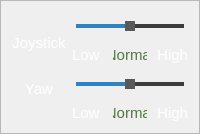
             <widget class="QFrame" name="cpanel_frame_control_sens">
              <property name="styleSheet">
               <string notr="true">QFrame#cpanel_frame_control_sens {
background-color: rgba(34,34,34,255);
border-radius: 20px;
}
QLabel{
color: White;
font-size: 15px;
}
QSlider {
margin: 4px;
}
QSlider::groove:horizontal {
border-radius: 2px;
height: 4px;
margin: 0px;
}
QSlider::handle:horizontal {
border: none;
height: 30px;
width:10px;
margin: -3px;
border-radius: 0px;
background-color: rgba(89,89,89,255);
}
QSlider::handle:horizontal:hover {
background-color: rgba(85,85,85,255);
}
QSlider::handle:horizontal:pressed {
background-color: rgba(80,80,80,255);
}
QSlider::add-page:horizontal {
background: rgba(60,60,60,255);
}
QSlider::sub-page:horizontal {
background: rgba(48,131,193,255);
}</string>
              </property>
              <property name="frameShape">
               <enum>QFrame::StyledPanel</enum>
              </property>
              <property name="frameShadow">
               <enum>QFrame::Raised</enum>
              </property>
              <layout class="QVBoxLayout" name="verticalLayout_12">
               <item>
                <layout class="QHBoxLayout" name="horizontalLayout_7">
                 <item>
                  <layout class="QVBoxLayout" name="verticalLayout_13">
                   <item>
                    <widget class="QLabel" name="cpanel_label_joystick">
                     <property name="sizePolicy">
                      <sizepolicy hsizetype="Fixed" vsizetype="Fixed">
                       <horstretch>0</horstretch>
                       <verstretch>0</verstretch>
                      </sizepolicy>
                     </property>
                     <property name="styleSheet">
                      <string notr="true"/>
                     </property>
                     <property name="text">
                      <string>Joystick</string>
                     </property>
                     <property name="alignment">
                      <set>Qt::AlignHCenter|Qt::AlignTop</set>
                     </property>
                    </widget>
                   </item>
                   <item>
                    <widget class="QLabel" name="cpanel_label_yaw">
                     <property name="sizePolicy">
                      <sizepolicy hsizetype="Ignored" vsizetype="Fixed">
                       <horstretch>0</horstretch>
                       <verstretch>0</verstretch>
                      </sizepolicy>
                     </property>
                     <property name="styleSheet">
                      <string notr="true"/>
                     </property>
                     <property name="text">
                      <string>Yaw</string>
                     </property>
                     <property name="alignment">
                      <set>Qt::AlignCenter</set>
                     </property>
                    </widget>
                   </item>
                  </layout>
                 </item>
                 <item>
                  <layout class="QGridLayout" name="gridLayout_3">
                   <property name="sizeConstraint">
                    <enum>QLayout::SetDefaultConstraint</enum>
                   </property>
                   <item row="0" column="0">
                    <layout class="QVBoxLayout" name="verticalLayout_14">
                     <item>
                      <widget class="QSlider" name="cpanel_slider_joystick">
                       <property name="styleSheet">
                        <string notr="true"/>
                       </property>
                       <property name="maximum">
                        <number>2</number>
                       </property>
                       <property name="value">
                        <number>1</number>
                       </property>
                       <property name="orientation">
                        <enum>Qt::Horizontal</enum>
                       </property>
                       <property name="tickPosition">
                        <enum>QSlider::TicksBelow</enum>
                       </property>
                       <property name="tickInterval">
                        <number>1</number>
                       </property>
                      </widget>
                     </item>
                     <item>
                      <layout class="QHBoxLayout" name="horizontalLayout_8">
                       <item>
                        <widget class="QLabel" name="cpanel_label_joystick_low">
                         <property name="sizePolicy">
                          <sizepolicy hsizetype="Ignored" vsizetype="Fixed">
                           <horstretch>0</horstretch>
                           <verstretch>0</verstretch>
                          </sizepolicy>
                         </property>
                         <property name="styleSheet">
                          <string notr="true"/>
                         </property>
                         <property name="text">
                          <string>Low</string>
                         </property>
                         <property name="alignment">
                          <set>Qt::AlignLeading|Qt::AlignLeft|Qt::AlignVCenter</set>
                         </property>
                        </widget>
                       </item>
                       <item>
                        <widget class="QLabel" name="cpanel_label_joystick_normal">
                         <property name="sizePolicy">
                          <sizepolicy hsizetype="Ignored" vsizetype="Fixed">
                           <horstretch>0</horstretch>
                           <verstretch>0</verstretch>
                          </sizepolicy>
                         </property>
                         <property name="styleSheet">
                          <string notr="true">color: rgba(80,120,65,255);</string>
                         </property>
                         <property name="text">
                          <string>Normal</string>
                         </property>
                         <property name="alignment">
                          <set>Qt::AlignCenter</set>
                         </property>
                        </widget>
                       </item>
                       <item>
                        <widget class="QLabel" name="cpanel_label_joystick_high">
                         <property name="sizePolicy">
                          <sizepolicy hsizetype="Ignored" vsizetype="Fixed">
                           <horstretch>0</horstretch>
                           <verstretch>0</verstretch>
                          </sizepolicy>
                         </property>
                         <property name="styleSheet">
                          <string notr="true"/>
                         </property>
                         <property name="text">
                          <string>High</string>
                         </property>
                         <property name="alignment">
                          <set>Qt::AlignRight|Qt::AlignTrailing|Qt::AlignVCenter</set>
                         </property>
                        </widget>
                       </item>
                      </layout>
                     </item>
                    </layout>
                   </item>
                   <item row="1" column="0">
                    <layout class="QVBoxLayout" name="verticalLayout_15">
                     <item>
                      <widget class="QSlider" name="cpanel_slider_yaw">
                       <property name="sizePolicy">
                        <sizepolicy hsizetype="Expanding" vsizetype="Fixed">
                         <horstretch>0</horstretch>
                         <verstretch>0</verstretch>
                        </sizepolicy>
                       </property>
                       <property name="styleSheet">
                        <string notr="true"/>
                       </property>
                       <property name="maximum">
                        <number>2</number>
                       </property>
                       <property name="value">
                        <number>1</number>
                       </property>
                       <property name="orientation">
                        <enum>Qt::Horizontal</enum>
                       </property>
                       <property name="tickPosition">
                        <enum>QSlider::TicksBelow</enum>
                       </property>
                       <property name="tickInterval">
                        <number>1</number>
                       </property>
                      </widget>
                     </item>
                     <item>
                      <layout class="QHBoxLayout" name="horizontalLayout">
                       <item>
                        <widget class="QLabel" name="cpanel_label_yaw_low">
                         <property name="sizePolicy">
                          <sizepolicy hsizetype="Ignored" vsizetype="Fixed">
                           <horstretch>0</horstretch>
                           <verstretch>0</verstretch>
                          </sizepolicy>
                         </property>
                         <property name="styleSheet">
                          <string notr="true"/>
                         </property>
                         <property name="text">
                          <string>Low</string>
                         </property>
                         <property name="alignment">
                          <set>Qt::AlignLeading|Qt::AlignLeft|Qt::AlignVCenter</set>
                         </property>
                        </widget>
                       </item>
                       <item>
                        <widget class="QLabel" name="cpanel_label_yaw_normal">
                         <property name="sizePolicy">
                          <sizepolicy hsizetype="Ignored" vsizetype="Fixed">
                           <horstretch>0</horstretch>
                           <verstretch>0</verstretch>
                          </sizepolicy>
                         </property>
                         <property name="styleSheet">
                          <string notr="true">color: rgba(80,120,65,255);</string>
                         </property>
                         <property name="text">
                          <string>Normal</string>
                         </property>
                         <property name="alignment">
                          <set>Qt::AlignCenter</set>
                         </property>
                        </widget>
                       </item>
                       <item>
                        <widget class="QLabel" name="cpanel_label_yaw_high">
                         <property name="sizePolicy">
                          <sizepolicy hsizetype="Ignored" vsizetype="Fixed">
                           <horstretch>0</horstretch>
                           <verstretch>0</verstretch>
                          </sizepolicy>
                         </property>
                         <property name="styleSheet">
                          <string notr="true"/>
                         </property>
                         <property name="text">
                          <string>High</string>
                         </property>
                         <property name="alignment">
                          <set>Qt::AlignRight|Qt::AlignTrailing|Qt::AlignVCenter</set>
                         </property>
                        </widget>
                       </item>
                      </layout>
                     </item>
                    </layout>
                   </item>
                  </layout>
                 </item>
                </layout>
               </item>
              </layout>
             </widget>
